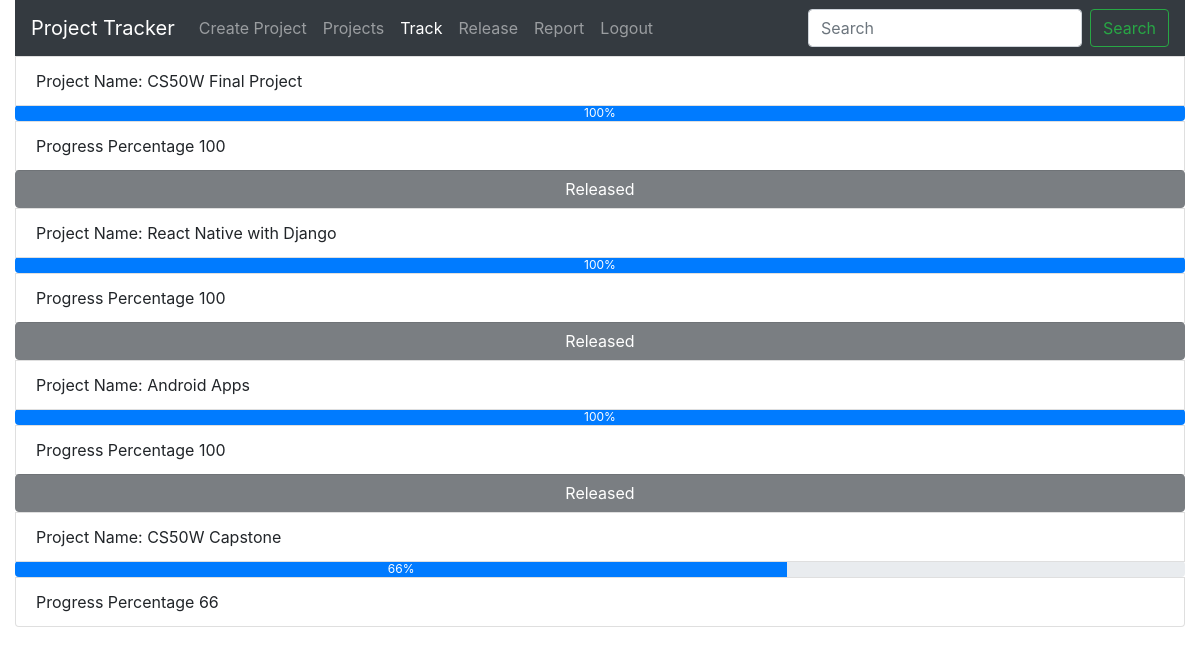
The page /track (signed in) on the database as committed earlier.
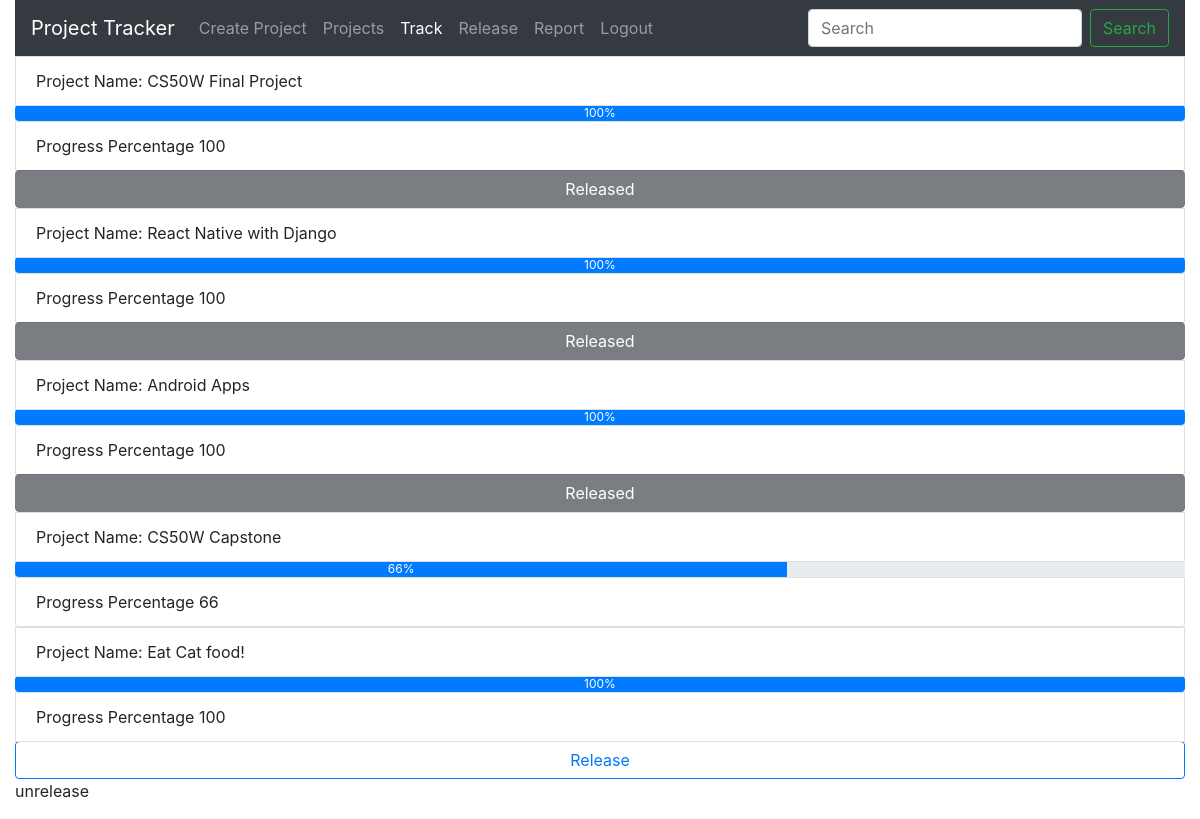
The same page on the database as committed later.
### Pmanage/models.py (models this page shows)
class Project(models.Model):
    Project_name=models.CharField(max_length=64)
    team=models.IntegerField()
    complete_percentage=models.IntegerField()
    createdate=datetime.datetime.now()
    max_day=models.IntegerField()
    status=models.CharField(max_length=64,default="unrelease")

### Pmanage/views.py (the view)
# urls.py: path('track',views.track,name="Track"),
@login_required
def track(request):
    proj=Project.objects.all()
    return render(request, "Pmanage/Track.html",{"proj": proj})

### Pmanage/templates/Pmanage/Track.html (shortened to what this page needs)
{% extends 'Pmanage/layout.html' %}
{% block active2 %} active {% endblock active2 %}
{% block body %}
{% for projects in proj %}
<ul class="list-group">
    <li class="list-group-item">Project Name: {{projects.Project_name}}</li>
    <div class="progress">
        <div class="progress-bar" role="progressbar" style="width:{{projects.complete_percentage}}%;" aria-valuenow="{{projects.complete_percentage}}" aria-valuemin="0" aria-valuemax="100">{{projects.complete_percentage}}%</div>
      </div>
    <li class="list-group-item">Progress Percentage {{projects.complete_percentage}}</li>
     {% if  projects.complete_percentage == 100  %}
        {% if projects.status == "release" %}
     <button onclick="send('{{projects.id}}')" name="release" disabled  class="btn btn-dark">Released</button>
      {% elif projects.status == "unrelease" %}
     <button onclick="send('{{projects.id}}')" name="release"  class="btn btn-outline-primary">Release</button>
     <p>{{projects.status}}</p>
        {% endif %}
    {% endif %}
</ul>
{% endfor %}
{% endblock %}

Rows that differ between the two databases and show on the page:
added Project: Project_name "Eat Cat food!", complete_percentage "100", status "unrelease"
